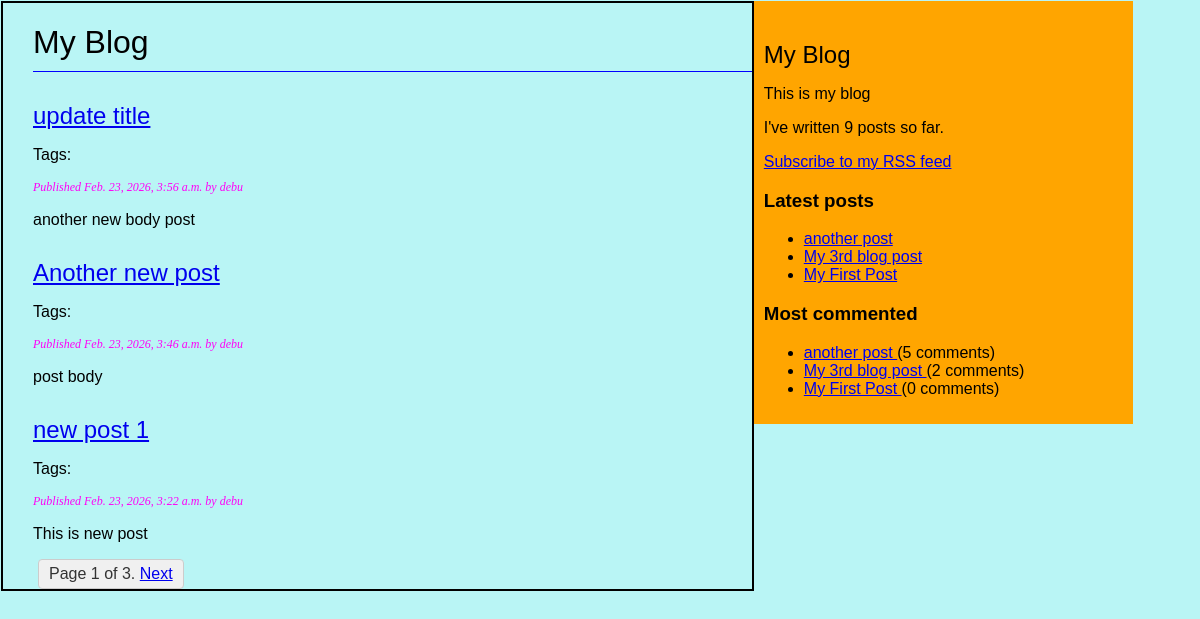
The page /blog/ on the database as committed earlier.
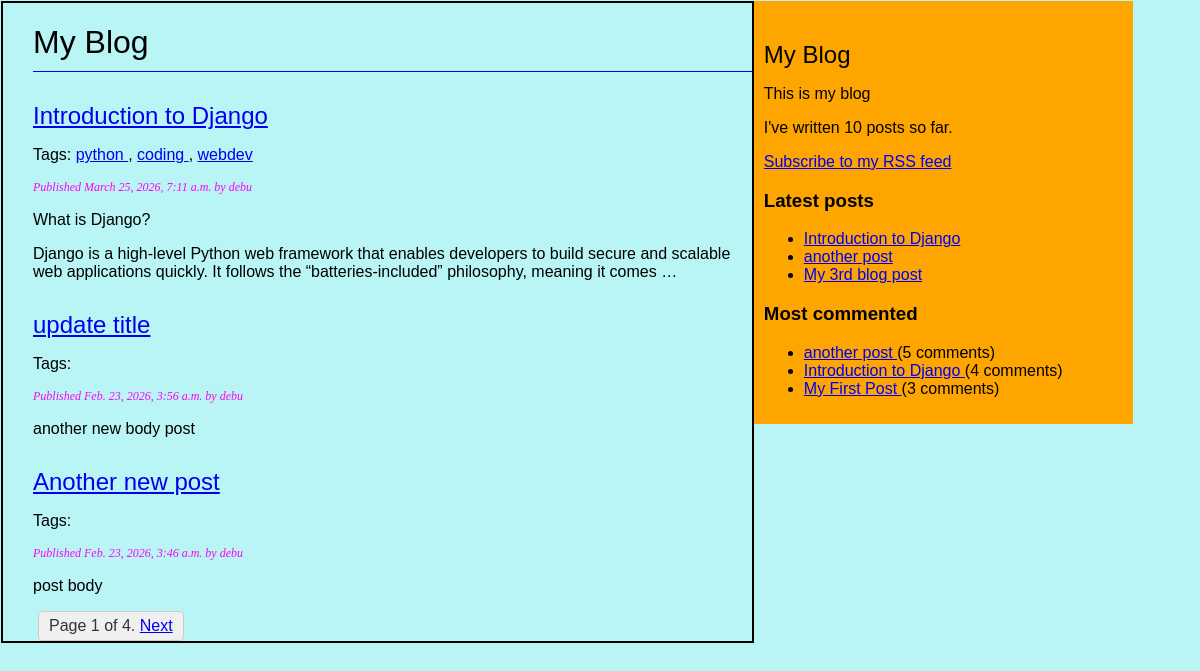
The same page on the database as committed later.
### blog/models.py (models this page shows, shortened)
class Post(models.Model):
    class Status(models.TextChoices):
        DRAFT = 'DF', 'Draft'
        PUBLISHED = 'PB', 'Published'
    title = models.CharField(max_length=250)
    slug = models.SlugField(max_length=250, unique_for_date='publish') #slug is a short label for something, containing only letters, numbers, underscores or hyphens. unique_for_date means that the slug must be unique for the given date.
    author = models.ForeignKey(
        settings.AUTH_USER_MODEL,
        on_delete=models.CASCADE,
        related_name='blog_posts'
    )
    objects = models.Manager() # The default manager.
    published = PublishedManager() # Our custom manager.
    body = models.TextField()
    status = models.CharField(
        max_length=2,
        choices=Status.choices,
        default=Status.DRAFT)
    tags = TaggableManager()
    publish=models.DateTimeField(default=timezone.now)
    created=models.DateTimeField(auto_now_add=True)#store the date and time when the post is first created
    updated=models.DateTimeField(auto_now=True) #store the date and time when the post is last updated
    class Meta:
        ordering = ('-publish',) #order the posts by publish date in descending order
        indexes = [models.Index(fields=['-publish'])] #create an index on the publish field in descending order
    def get_absolute_url(self):
        return reverse(
            'blog:post_slug_date_detail',
            args=[self.publish.year,
                  self.publish.month,
                  self.publish.day,
                  self.slug
                ]
            )

### blog/views.py (the view)
# urls.py: path('', views.post_list, name='post_list'),
def post_list(request, tag_slug=None):
    posts = Post.objects.all()
    tag = None
    if tag_slug:
        tag = get_object_or_404(Tag, slug=tag_slug)
        posts = posts.filter(tags__in=[tag])
    paginator = Paginator(posts, 3)
    page_number = request.GET.get('page', 1)
    try:
        posts = paginator.page(page_number)
    except PageNotAnInteger:
        posts = paginator.page(1)
    except EmptyPage:
        posts = paginator.page(paginator.num_pages)
    return render(
        request,
        'blog/post/list.html',
        {
            'posts': posts,
            'tag': tag
        }
    )

### blog/models.py (called while the page is built)
    def get_queryset(self):
        return super().get_queryset().filter(status=Post.Status.PUBLISHED)

### blog/templatetags/blog_tags.py (called while the page is built)
@register.simple_tag
def total_posts():
    return Post.objects.count()

@register.inclusion_tag('blog/post/latest_posts.html')
def show_latest_posts(count=5):
    latest_posts = Post.published.order_by('-publish')[:count]
    return {'latest_posts': latest_posts}

@register.inclusion_tag('blog/post/most_comments.html')
def show_most_commented_posts(count=5):
    most_commented_posts = Post.published.annotate(
        total_comments=Count('comments')
    ).order_by('-total_comments')[:count]
    return {'most_commented_posts': most_commented_posts}

@register.filter(name='markdown')
def markdown_format(text):
    return mark_safe(markdown.markdown(text))

### blog/templates/blog/post/list.html (shortened to what this page needs)
<!DOCTYPE html>
{% extends 'blog/base.html' %}
{% load blog_tags %}
{% block content %}
    <h1>My Blog</h1>
    {% for post in posts %}
    <h2>
        <a href="{% url 'blog:post_detail' post.id %}">{{ post.title }}</a>
    </h2>
<p class="tags">
  Tags:
  {% for tag in post.tags.all %}
    <a href="{% url 'blog:post_list_by_tag' tag.slug %}">
      {{ tag.name }}
    </a>
    {% if not forloop.last %}, {% endif %}
  {% endfor %}
</p>
    <p class="date">
        Published  {{ post.publish }} by {{ post.author }}
    </p>
    {{post.body|markdown|truncatewords_html:30}}
    {% endfor %}
    {% include 'blog/pagination.html' with page=page_obj %}
{% endblock %}

### blog/templates/blog/post/latest_posts.html
<ul>
  {% for post in latest_posts %}
    <li>
      <a href="{{ post.get_absolute_url }}">
        {{ post.title }}
      </a>
    </li>
  {% endfor %}
</ul>

### blog/templates/blog/post/most_comments.html
<ul>
  {% for post in most_commented_posts %}
    <li>
      <a href="{{ post.get_absolute_url }}">
        {{ post.title }}
      </a>
      ({{ post.total_comments }} comments)
    </li>
  {% endfor %}
</ul>

Rows that differ between the two databases and show on the page:
no longer on this page (row unchanged): Post: title "new post 1", publish "Feb. 23, 2026, 3:22 a.m.", author "debu", body "This is new post", shown under "My Blog"
no longer on one of the page's lists (row unchanged): Post: title "My 3rd blog post", total_comments "2"
no longer on one of the page's lists (row unchanged): Post: title "My First Post"
added Post: title "Introduction to Django", publish "March 25, 2026, 7:11 a.m.", author "debu", body "What is Django? Django is a high-level Python web framework that enables developers to build secure and scalable web applications quickly. It follows the “batteries-included” philosophy, meaning it comes …", total_comments "4"
now on this page (row unchanged): Tag: name "python"
added Tag: name "coding"
added Tag: name "webdev"
computed for Post "My First Post": total_comments "0" → "3"
Other text that changed with them:
{{ posts.paginator.num_pages }}: "3" → "4"
text no longer shown: "9"
text now shown: "10"
